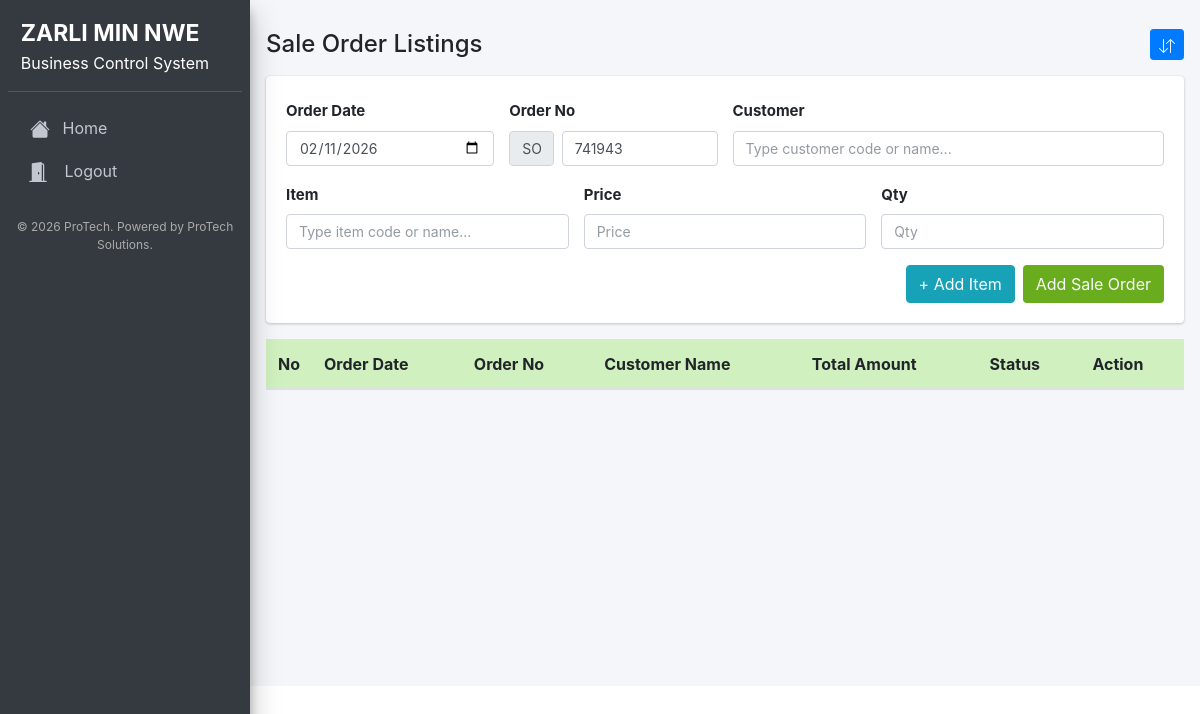
Page /sale_order.php (signed in) on the earlier database version.
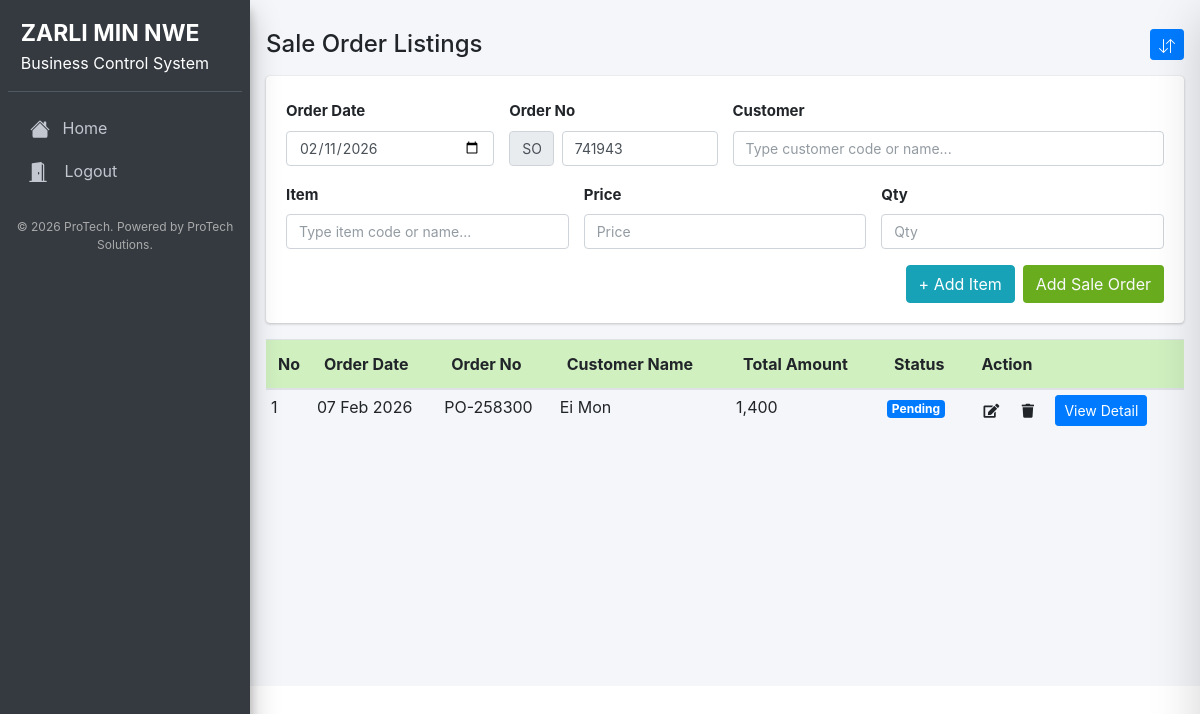
Same page on the later database version.
### tables this page shows
CREATE TABLE `sale_order` (
  `id` int(11) NOT NULL,
  `order_no` varchar(100) NOT NULL,
  `customer_id` varchar(100) NOT NULL,
  `order_date` date NOT NULL,
  `status` varchar(100) NOT NULL
);

CREATE TABLE `customer` (
  `id` int(11) NOT NULL,
  `customer_id` varchar(100) NOT NULL,
  `customer_name` varchar(255) NOT NULL,
  `customer_phone` int(11) NOT NULL,
  `customer_address` varchar(255) NOT NULL
);

### sale_order.php (the view, shortened to what the changed rows need)
<?php
require '../Config/config.php';
include 'header.php';
  $sale_orderstmt = $pdo->prepare("SELECT * FROM sale_order WHERE status='pending' ORDER BY id DESC");
  $sale_orderstmt->execute();
  $sale_orderdata = $sale_orderstmt->fetchAll();
 ?>
  <div class="col-md-12 mt-4 px-3 pt-1">
  <div>
    <table class="table table-hover">
      <thead class="custom-thead">
        <tr>
          <th style="width: 10px">No</th>
          <th>Order Date</th>
          <th>Order No</th>
          <th>Customer Name</th>
          <th>Total Amount</th>
          <th>Status</th>
          <th>Action</th>
        </tr>
      </thead>
      <tbody>
        <?php
          if ($sale_orderdata) {
            $idd = 1;
            foreach ($sale_orderdata as $value) {
              $id = $value['id'];
              $customer_id = $value['customer_id'];
              $order_no = $value['order_no'];
              $customerIdstmt = $pdo->prepare("SELECT * FROM customer WHERE customer_id='$customer_id'");
              $customerIdstmt->execute();
              $customerIdResult = $customerIdstmt->fetch(PDO::FETCH_ASSOC);
              $total_amountstmt = $pdo->prepare("SELECT SUM(amount) AS total_amount FROM sale_order_items WHERE order_no='$order_no'");
              $total_amountstmt->execute();
              $total_amount = $total_amountstmt->fetch(PDO::FETCH_ASSOC);
         ?>
        <tr>
          <td><?php echo $idd; ?></td>
          <td><?php echo date('d M Y', strtotime($value['order_date'])); ?></td>
          <td><?php echo $value['order_no']; ?></td>
          <td><?php echo $customerIdResult['customer_name']; ?></td>
          <td><?php echo number_format($total_amount['total_amount']); ?></td>
          <td>
            <div class="badge badge-primary">Pending</div>
          </td>
          <td>
            <button
                class="btn btn-sm"
                onclick="openDrawer(<?php echo $value['id']; ?>)">
              <i class="fas fa-edit"></i>
            </button>
            <a href="delete.php?table_name=sale_order&id=<?php echo $id; ?>&order_no=<?php echo $value['order_no'] ?>" class="btn btn-sm delete-order">
              <i class="fas fa-trash"></i>
            </a>
            <a href="sale_order_detail.php?order_no=<?php echo $value['order_no']; ?>" class="btn btn-sm btn-primary ml-2">View Detail</a>
          </td>
        </tr>
        <?php
          $idd++;
            }
          }
         ?>
      </tbody>
    </table>
  </div>
</div>

Differences in the rows shown:
added sale_order: order_date "07 Feb 2026", order_no "PO-258300", customer.customer_name "Ei Mon", total_amount "1,400"
